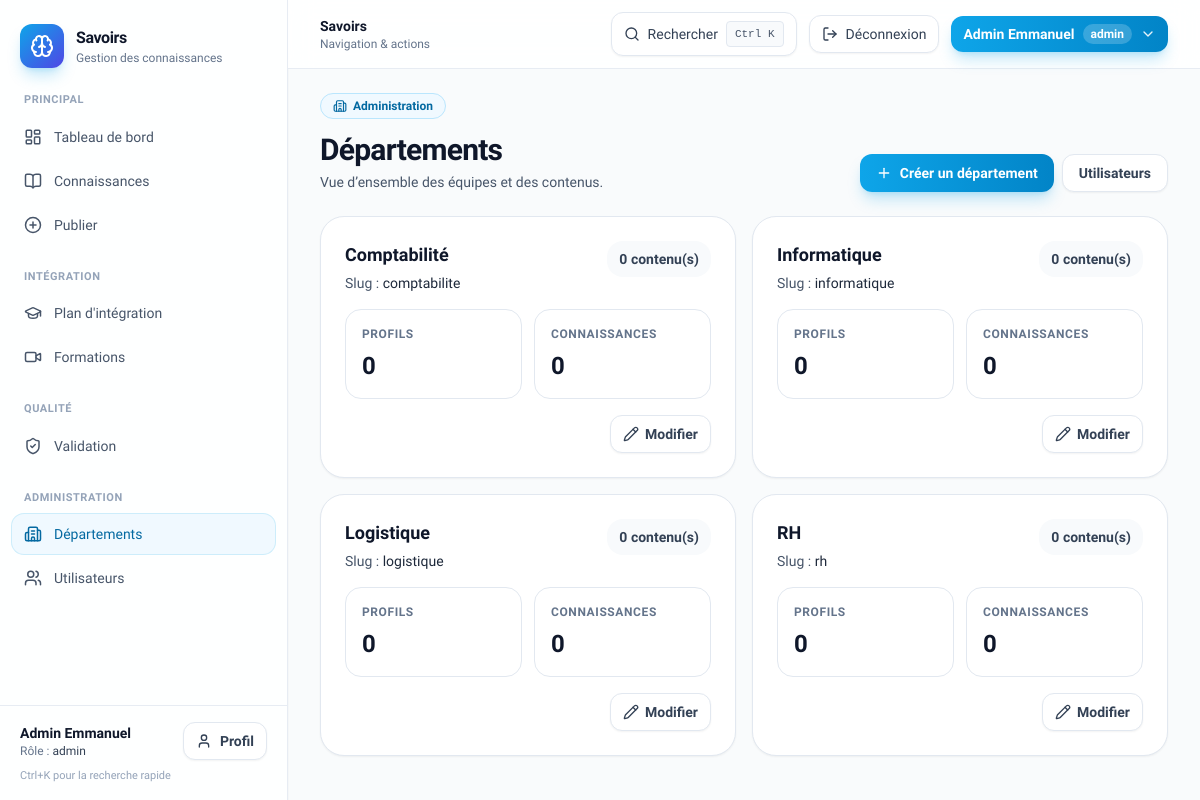
Page /admin-panel/departements/ (signed in) on the earlier database version.
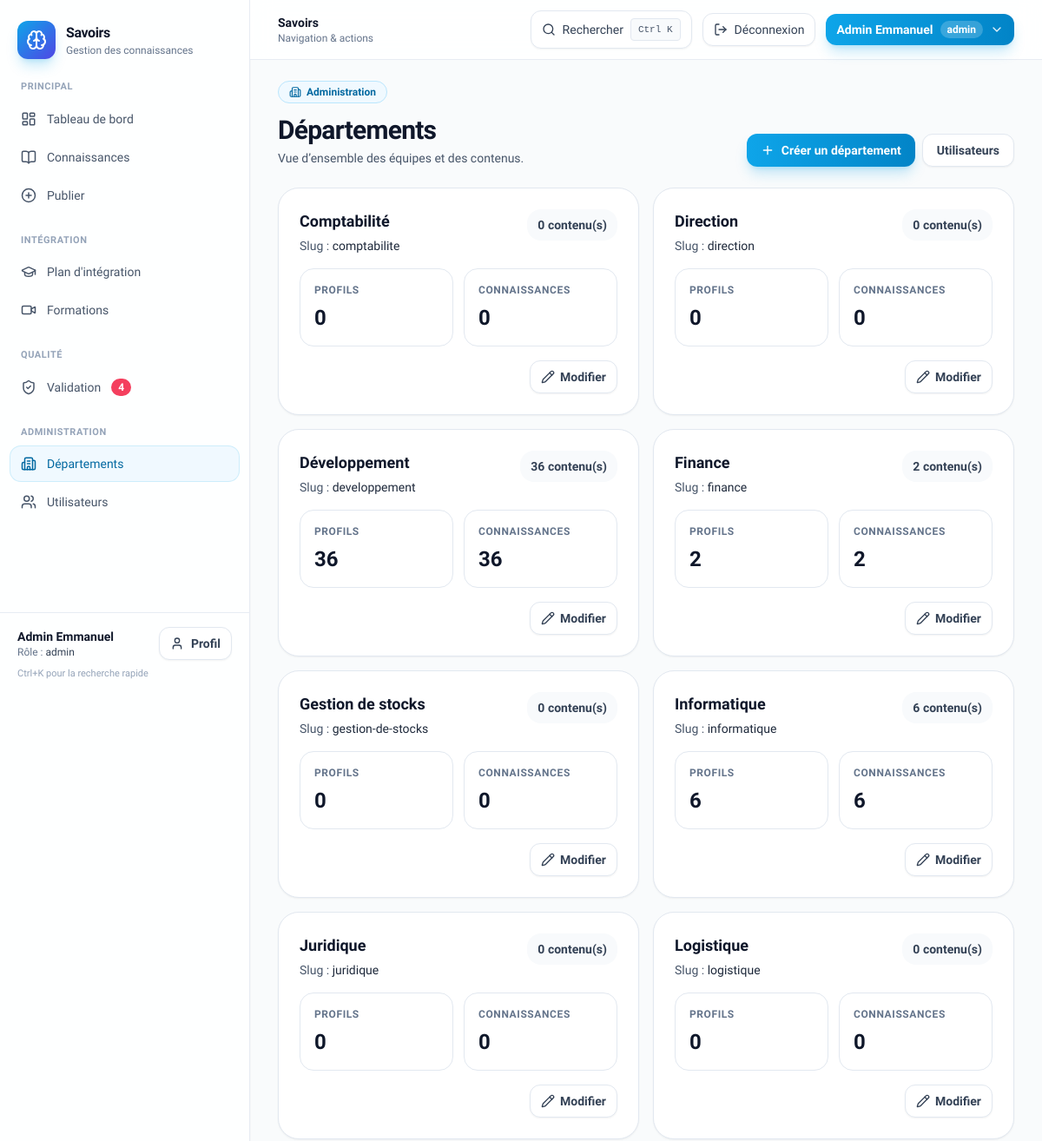
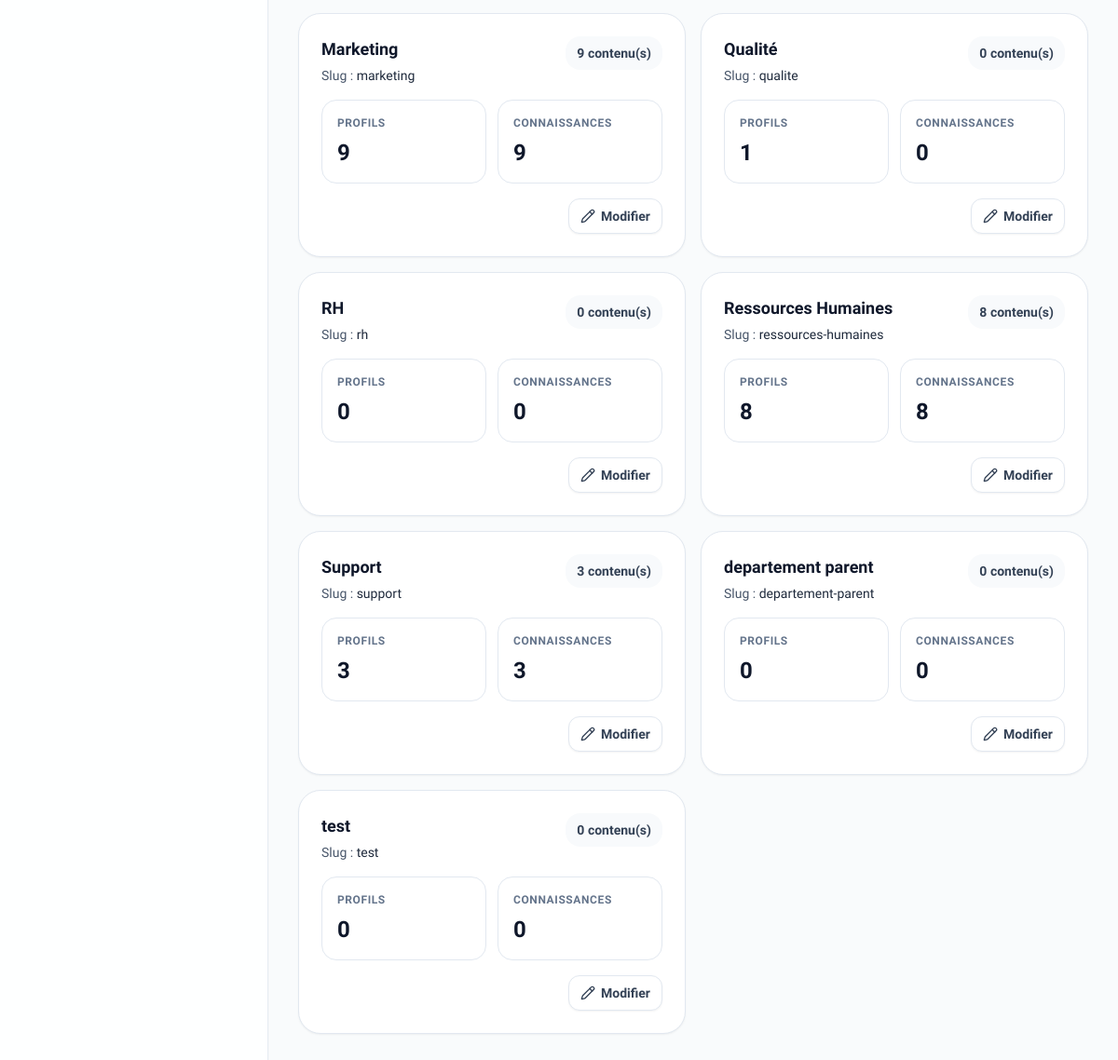
Same page on the later database version (2 pictures, top to bottom).
### app_connaissance/models.py (models this page shows, shortened)
class Department(models.Model):
    name = models.CharField(max_length=40, unique=True)
    slug = models.SlugField(max_length=40, unique=True, blank=True)
    entreprise = models.ForeignKey(
        Entreprise, on_delete=models.CASCADE, related_name="departments", null=True, blank=True
    )
    manager = models.ForeignKey(
        User, on_delete=models.SET_NULL, null=True, blank=True, related_name="managed_departments"
    )
    description = models.CharField(max_length=280, blank=True, default="")
    class Meta:
        ordering = ["name"]

### app_connaissance/views.py (the view)
# urls.py: path('admin-panel/departements/', views.departments, name='departments'),
@frontend_roles_required("admin")
def departments(request: HttpRequest) -> HttpResponse:
    deps = (
        Department.objects.annotate(members=Count("profiles"), knowledge=Count("knowledge_items"))
        .order_by("name")
        .all()
    )
    return render(request, "admin/departments.html", {"departments": list(deps)})

### app_connaissance/frontend_auth.py (called while the page is built)
def frontend_roles_required(*allowed_roles: str) -> Callable[[Callable[..., HttpResponse]], Callable[..., HttpResponse]]:
    def _decorator(view_func: Callable[..., HttpResponse]) -> Callable[..., HttpResponse]:
        @wraps(view_func)
        def _wrapped(request: HttpRequest, *args, **kwargs) -> HttpResponse:
            role = None
            if request.user.is_authenticated:
                profile = getattr(request.user, "profile", None)
                role = profile.role if profile else None
            if role is None:
                role = request.session.get("frontend_demo_role")
            if role in allowed_roles:
                return view_func(request, *args, **kwargs)
            return redirect("forbidden")
        return _wrapped
    return _decorator

### app_connaissance/templates/admin/departments.html (shortened to what this page needs)
{% extends "_layouts/app.html" %}
{% block content %}
  <div class="grid gap-6">
    <section class="flex flex-col gap-3 sm:flex-row sm:items-end sm:justify-between">
      <div>
        <span class="inline-flex items-center gap-1.5 rounded-full border border-sky-200 bg-sky-50 px-3 py-1 text-xs font-semibold text-sky-700">
          <i data-lucide="building-2" class="h-3.5 w-3.5"></i>
          Administration
        </span>
        <h1 class="mt-3 text-3xl font-bold tracking-tight text-slate-900">Départements</h1>
        <p class="mt-1 text-sm text-slate-600">Vue d’ensemble des équipes et des contenus.</p>
      </div>
      <div class="flex flex-wrap gap-2">
        <a class="inline-flex items-center gap-2 rounded-xl bg-gradient-to-r from-sky-500 to-sky-600 px-4 py-2 text-sm font-semibold text-white shadow-lg shadow-sky-500/25 transition hover:from-sky-600 hover:to-sky-700" href="{% url 'department_create' %}">
          <i data-lucide="plus" class="h-4 w-4"></i>
          Créer un département
        </a>
        <a class="inline-flex items-center justify-center rounded-xl border border-slate-200 bg-white px-4 py-2 text-sm font-semibold text-slate-700 shadow-sm hover:bg-slate-50" href="{% url 'users_admin' %}">
          Utilisateurs
        </a>
      </div>
    </section>
    <section class="grid gap-4 lg:grid-cols-2">
      {% for d in departments %}
        <div class="rounded-3xl border border-slate-200 bg-white p-6 shadow-sm">
          <div class="flex items-start justify-between gap-3">
            <div>
              <div class="text-lg font-bold text-slate-900">{{ d.name }}</div>
              <div class="mt-1 text-sm text-slate-600">Slug : <span class="font-medium text-slate-800">{{ d.slug }}</span></div>
            </div>
            <div class="rounded-2xl bg-slate-50 px-3 py-2 text-sm font-semibold text-slate-700">
              {{ d.knowledge }} contenu(s)
            </div>
          </div>
          <div class="mt-4 grid gap-3 sm:grid-cols-2">
            <div class="rounded-2xl border border-slate-200 bg-white p-4">
              <div class="text-xs font-semibold uppercase tracking-wider text-slate-500">Profils</div>
              <div class="mt-2 text-2xl font-bold text-slate-900">{{ d.members }}</div>
            </div>
            <div class="rounded-2xl border border-slate-200 bg-white p-4">
              <div class="text-xs font-semibold uppercase tracking-wider text-slate-500">Connaissances</div>
              <div class="mt-2 text-2xl font-bold text-slate-900">{{ d.knowledge }}</div>
            </div>
          </div>
          <div class="mt-4 flex justify-end">
            <a href="{% url 'department_edit' d.pk %}" class="inline-flex items-center gap-1.5 rounded-xl border border-slate-200 bg-white px-3 py-2 text-sm font-semibold text-slate-700 shadow-sm hover:bg-slate-50">
              <i data-lucide="pencil" class="h-4 w-4"></i>
              Modifier
            </a>
          </div>
        </div>
      {% endfor %}
    </section>
  </div>
{% endblock %}

### app_connaissance/templates/_partials/sidebar.html (shortened to what the changed rows need)
<div class="flex min-h-screen flex-col">
  <nav class="flex-1 px-3">
    {% if frontend.role == "manager" or frontend.role == "admin" %}
      <a href="{% url 'validation_queue' %}" class="mb-1 flex items-center gap-3 rounded-xl px-3 py-2.5 text-sm font-medium transition
        {% if request.resolver_match.url_name == 'validation_queue' %} bg-sky-50 text-sky-700 ring-1 ring-sky-500/20 {% else %} text-slate-600 hover:bg-slate-100 hover:text-slate-900 {% endif %}">
        <i data-lucide="shield-check" class="h-[18px] w-[18px] shrink-0"></i>
        <span>Validation</span>
        {% if frontend.pending_validation_count %}
          <span class="ml-auto rounded-full bg-rose-500 px-2 py-0.5 text-xs font-semibold text-white">{{ frontend.pending_validation_count }}</span>
        {% endif %}
      </a>
    {% endif %}
  </nav>
</div>

Differences in the rows shown:
added Department: name "Direction", slug "direction", knowledge "0", members "0"
added Department: name "Développement", slug "developpement", knowledge "36", members "36"
added Department: name "Finance", slug "finance", knowledge "2", members "2"
added Department: name "Gestion de stocks", slug "gestion-de-stocks", knowledge "0", members "0"
changed Department "Informatique": knowledge "0" → "6"; members "0" → "6"
added Department: name "Juridique", slug "juridique", knowledge "0", members "0"
added Department: name "Marketing", slug "marketing", knowledge "9", members "9"
added Department: name "Qualité", slug "qualite", knowledge "0", members "1"
added Department: name "Ressources Humaines", slug "ressources-humaines", knowledge "8", members "8"
added Department: name "Support", slug "support", knowledge "3", members "3"
added Department: name "departement parent", slug "departement-parent", knowledge "0", members "0"
added Department: name "test", slug "test", knowledge "0", members "0"
Other differences:
{{ frontend.pending_validation_count }}: (not shown) → "4"
